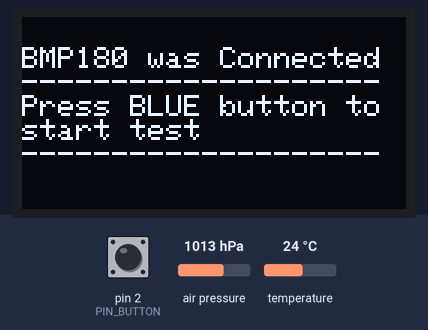
A sketch run on a simulated Arduino Uno, built with avr-gcc and run on an emulated ATmega328P. Shown: 128×64 one-colour display. The test bench sets the inputs (shaded band); at power-on: pin 2 (PIN_BUTTON) HIGH, air pressure 1013 hPa, temperature 24 °C.

Above: at 1.2 s.
1.3 s: pin 2 (PIN_BUTTON) pulled LOW for 0.25 s
At 2.9 s:
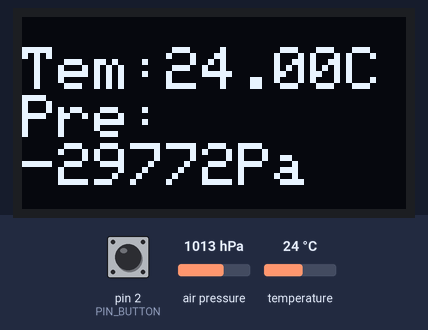
Timing chart, 0 to 4.4 s (numbered marks = the images above; inputs shaded):
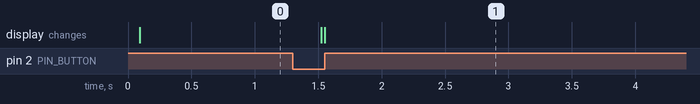

The sketch:

055.ino
```cpp
//BMP
#include <Adafruit_BMP085.h>
Adafruit_BMP085 BP;
//OLED
#include <SPI.h>
#include <Wire.h>
#include <Adafruit_GFX.h>
#include <Adafruit_SSD1306.h>
//OLED
#define I2C_ADRESS 0x3C
#define SCREEN_WIDTH 128
#define SCREEN_HEIGHT 64
#define SCREEN_RESET -1
Adafruit_SSD1306 oled(SCREEN_WIDTH, SCREEN_HEIGHT, &Wire, SCREEN_RESET);
//BUTTON
#define PIN_BUTTON 2

int val_button_old;

void setup() {
  Serial.begin(115200);
  oled.begin(SSD1306_SWITCHCAPVCC, I2C_ADRESS);

  pinMode(PIN_BUTTON, INPUT_PULLUP);

  bool BMP_connected = BP.begin();
  if (BMP_connected == true) {
    oled_text(1);
    oled.println("BMP180 was Connected");
    oled.println("--------------------");
    oled.println("Press BLUE button to start test");
    oled.println("--------------------");
  } else {
    oled_text(2);
    oled.println("BMP180 NOTFound");
  }
  oled.display();
}

void loop() {
  int val_button = digitalRead(PIN_BUTTON);
  if (val_button_old == 1 && val_button == 0) {
    float temp_C = BP.readTemperature();
    int pressure = BP.readPressure();
    oled_text(2);
    oled.println("Tem:" + String(temp_C) + "C");
    oled.println("Pre:");
    oled.println(String(pressure) + "Pa");
    oled.display();
  }
  val_button_old = val_button;
  delay(200);
}

void oled_text(int word_size) {
  oled.setCursor(0, 10);
  oled.setTextColor(WHITE);
  oled.setTextSize(word_size);
  oled.clearDisplay();
  oled.display();
}
```

Measured:
- after the input at 1.3 s, the display: first changes after 0.22 s (image 1 shows a later state)
